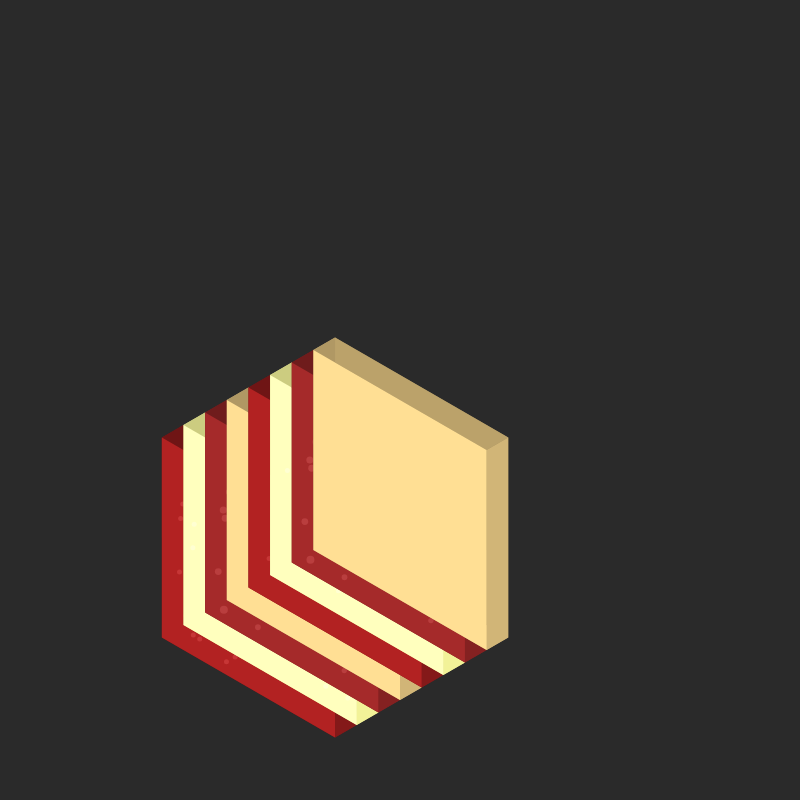
Frame 1 (no input)
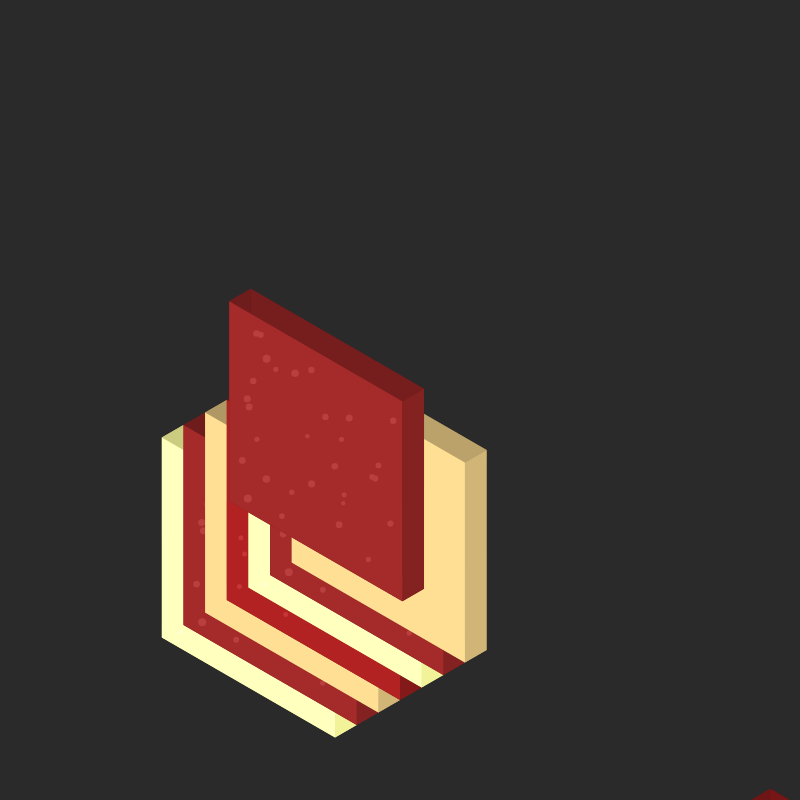
Frame 60 (no input)
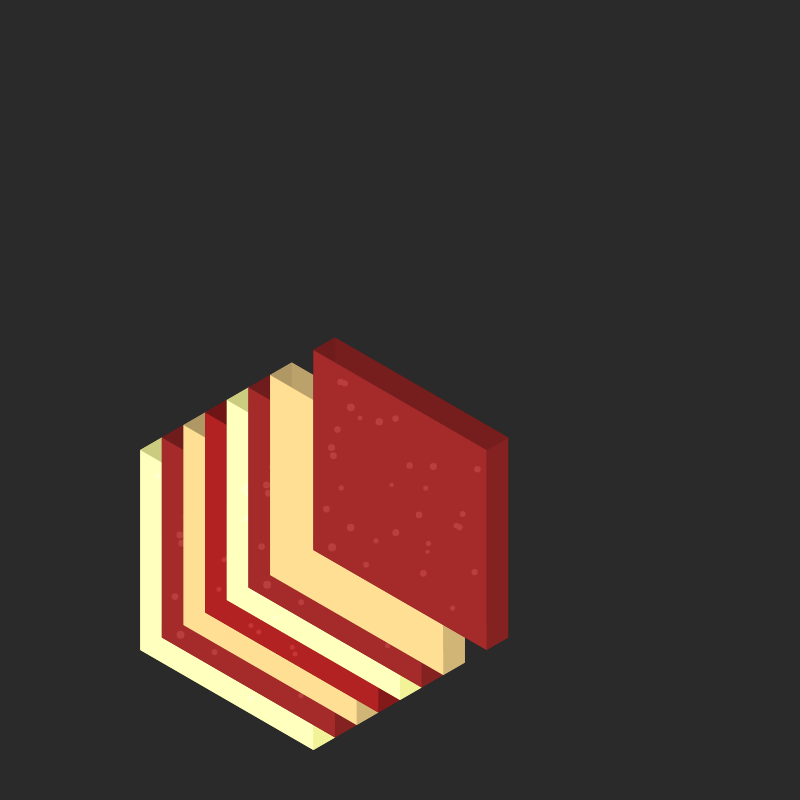
Frame 120 (the mouse pressed at the canvas centre since frame 60)

The p5.js sketch that drew these frames (run headless with seeded random() and noise() and a simulated clock; from frame 60 on, the mouse is pressed at the canvas centre):

// p5.js sketch
// ── sketch.js
// Animation speed control (lower = faster)
const ANIMATION_INTERVAL = 40; // Frames between new layers
const TRANSITION_SPEED = 0.1;   // Speed of layer movement (0-1)

let layers = [];
const LAYER_COUNT = 8;
const SQRT3 = Math.sqrt(3);

// Store static textures for meat layer
let meatTextures = [];

class LasagnaLayer {
    constructor(z, type, state = 'active') {
        this.z = z;
        this.type = type;
        this.width = 200;
        this.height = 200;
        this.depth = 25;
        this.state = state;
        this.xOffset = (state === 'entering') ? -800 : 0;
        this.targetXOffset = 0;
        
        // Generate static texture positions if it's a meat layer
        if (type === 'meat' && meatTextures.length === 0) {
            for (let i = 0; i < 30; i++) {
                meatTextures.push({
                    x: random(-this.width/2 + 10, this.width/2 - 10),
                    y: random(10, this.height - 10),
                    size: random(4, 8)
                });
            }
        }
    }

    isoProject(x, y, z) {
        return {
            x: (SQRT3 * (x + this.xOffset) - SQRT3 * z) / 2,
            y: (x + this.xOffset + 2 * y + z) / 2
        };
    }

    drawShape(points) {
        beginShape();
        for (let p of points) {
            let iso = this.isoProject(p.x, p.y, p.z + this.z);
            vertex(iso.x, iso.y);
        }
        endShape(CLOSE);
    }

    draw() {
        noStroke();
        
        // Set colors based on layer type
        let mainColor, sideColor;
        switch(this.type) {
            case 'pasta':
                mainColor = color(255, 223, 148);
                sideColor = color(220, 190, 125);
                break;
            case 'meat':
                mainColor = color(165, 42, 42);
                sideColor = color(139, 35, 35);
                break;
            case 'cheese':
                mainColor = color(255, 255, 190);
                sideColor = color(255, 255, 160);
                break;
            case 'sauce':
                mainColor = color(178, 34, 34);
                sideColor = color(139, 26, 26);
                break;
        }

        // Bottom face
        fill(sideColor.levels[0] * 0.7, sideColor.levels[1] * 0.7, sideColor.levels[2] * 0.7);
        this.drawShape([
            {x: -this.width/2, y: 0, z: -this.depth},
            {x: this.width/2, y: 0, z: -this.depth},
            {x: this.width/2, y: this.height, z: -this.depth},
            {x: -this.width/2, y: this.height, z: -this.depth}
        ]);

        // Back face
        fill(sideColor.levels[0] * 0.85, sideColor.levels[1] * 0.85, sideColor.levels[2] * 0.85);
        this.drawShape([
            {x: -this.width/2, y: 0, z: 0},
            {x: this.width/2, y: 0, z: 0},
            {x: this.width/2, y: 0, z: -this.depth},
            {x: -this.width/2, y: 0, z: -this.depth}
        ]);

        // Front face
        fill(sideColor.levels[0] * 0.9, sideColor.levels[1] * 0.9, sideColor.levels[2] * 0.9);
        this.drawShape([
            {x: -this.width/2, y: this.height, z: 0},
            {x: this.width/2, y: this.height, z: 0},
            {x: this.width/2, y: this.height, z: -this.depth},
            {x: -this.width/2, y: this.height, z: -this.depth}
        ]);

        // Left face
        fill(sideColor.levels[0] * 0.8, sideColor.levels[1] * 0.8, sideColor.levels[2] * 0.8);
        this.drawShape([
            {x: -this.width/2, y: 0, z: 0},
            {x: -this.width/2, y: this.height, z: 0},
            {x: -this.width/2, y: this.height, z: -this.depth},
            {x: -this.width/2, y: 0, z: -this.depth}
        ]);

        // Right face
        fill(sideColor.levels[0] * 0.95, sideColor.levels[1] * 0.95, sideColor.levels[2] * 0.95);
        this.drawShape([
            {x: this.width/2, y: 0, z: 0},
            {x: this.width/2, y: this.height, z: 0},
            {x: this.width/2, y: this.height, z: -this.depth},
            {x: this.width/2, y: 0, z: -this.depth}
        ]);

        // Top face
        fill(mainColor);
        this.drawShape([
            {x: -this.width/2, y: 0, z: 0},
            {x: this.width/2, y: 0, z: 0},
            {x: this.width/2, y: this.height, z: 0},
            {x: -this.width/2, y: this.height, z: 0}
        ]);

        // Add texture details based on layer type
        if (this.type === 'cheese') {
            this.drawCheeseTexture(mainColor);
        } else if (this.type === 'meat') {
            this.drawMeatTexture(mainColor);
        } else if (this.type === 'sauce') {
            this.drawSauceTexture(mainColor);
        }
    }

    drawCheeseTexture(baseColor) {
        fill(red(baseColor) + 20, green(baseColor) + 20, blue(baseColor) + 20);
        for (let i = 0; i < 20; i++) {
            let x = random(-this.width/2 + 10, this.width/2 - 10);
            let y = random(10, this.height - 10);
            let iso = this.isoProject(x, y, this.z);
            circle(iso.x, iso.y, 5);
        }
    }

    drawMeatTexture(baseColor) {
        fill(red(baseColor) + 20, green(baseColor) + 20, blue(baseColor) + 20);
        for (let texture of meatTextures) {
            let iso = this.isoProject(texture.x, texture.y, this.z);
            circle(iso.x, iso.y, texture.size);
        }
    }

    drawSauceTexture(baseColor) {
        fill(red(baseColor) + 20, green(baseColor) + 20, blue(baseColor) + 20);
        for (let i = 0; i < 25; i++) {
            let x = random(-this.width/2 + 10, this.width/2 - 10);
            let y = random(10, this.height - 10);
            let iso = this.isoProject(x, y, this.z);
            circle(iso.x, iso.y, 5);
        }
    }

    update() {
        if (this.state === 'entering') {
            this.xOffset += (this.targetXOffset - this.xOffset) * TRANSITION_SPEED;
            if (abs(this.xOffset - this.targetXOffset) < 1) {
                this.state = 'active';
                this.xOffset = this.targetXOffset;
            }
        } else if (this.state === 'exiting') {
            this.xOffset += (800 - this.xOffset) * TRANSITION_SPEED;
        }
    }
}

function setup() {
    createCanvas(800, 800);
    
    // Create initial lasagna layers
    let z = 0;
    let layerTypes = ['pasta', 'meat', 'cheese', 'sauce'];
    for (let i = 0; i < LAYER_COUNT; i++) {
        layers.push(new LasagnaLayer(z, layerTypes[i % 4]));
        z += 25;
    }
}

function draw() {
    background(42);
    translate(width/2, height/2);
    
    // Update and manage layers
    for (let i = layers.length - 1; i >= 0; i--) {
        layers[i].update();
        
        // Remove fully exited layers
        if (layers[i].state === 'exiting' && abs(layers[i].xOffset - 800) < 1) {
            layers.splice(i, 1);
            continue;
        }
        
        layers[i].draw();
    }
    
    // Add new layer and remove old one at consistent interval
    if (frameCount % ANIMATION_INTERVAL === 0) {
        // Start exit animation for top layer
        if (layers.length > 0) {
            layers[layers.length - 1].state = 'exiting';
        }
        
        // Create new layer at bottom
        let newType = ['pasta', 'meat', 'cheese', 'sauce'][frameCount / ANIMATION_INTERVAL % 4];
        let newLayer = new LasagnaLayer(0, newType, 'entering');
        layers.unshift(newLayer);
        
        // Keep only LAYER_COUNT layers (plus the exiting one)
        while (layers.filter(l => l.state !== 'exiting').length > LAYER_COUNT) {
            // Find and remove the first non-exiting layer from the bottom
            for (let i = 0; i < layers.length; i++) {
                if (layers[i].state !== 'exiting') {
                    layers.splice(i, 1);
                    break;
                }
            }
        }
        
        // Adjust z positions for existing layers
        for (let i = 1; i < layers.length; i++) {
            layers[i].z += 25;
        }
    }
}
